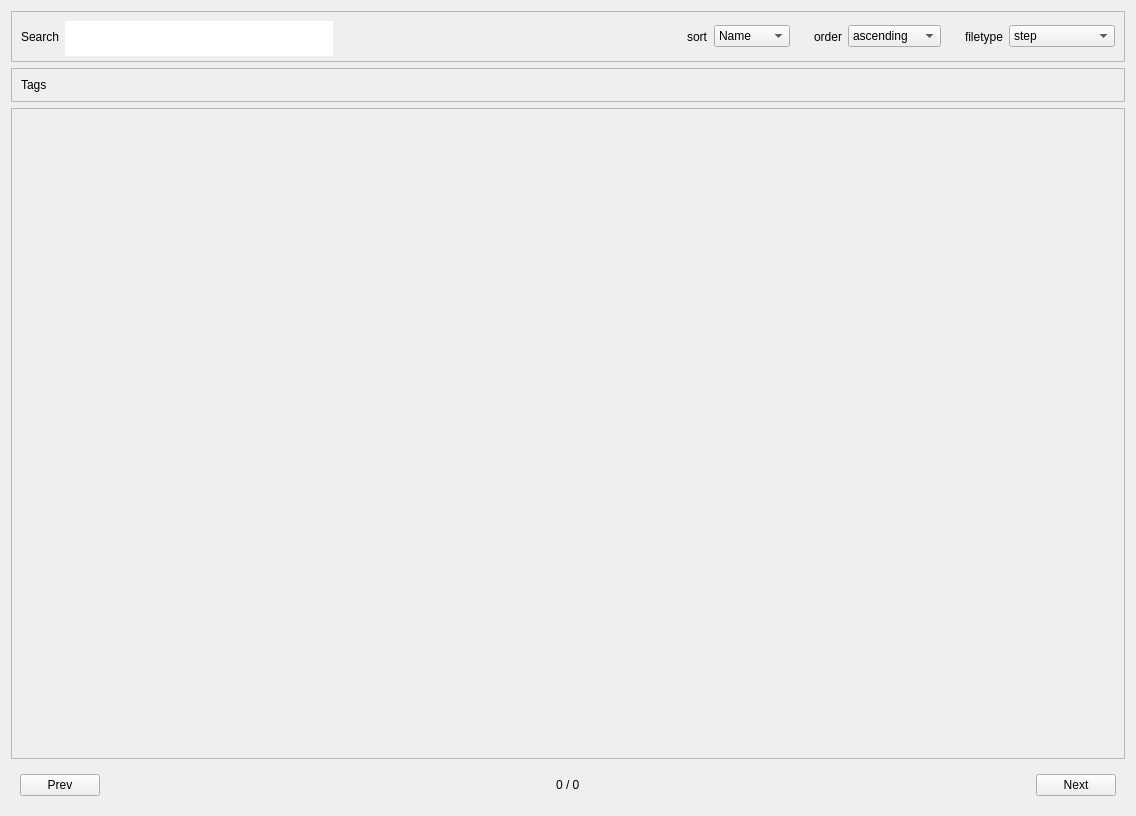
<?xml version="1.0" encoding="UTF-8"?>
<ui version="4.0">
 <class>gridView</class>
 <widget class="QWidget" name="gridView">
  <property name="geometry">
   <rect>
    <x>0</x>
    <y>0</y>
    <width>1136</width>
    <height>816</height>
   </rect>
  </property>
  <property name="windowTitle">
   <string>Form</string>
  </property>
  <layout class="QVBoxLayout" name="verticalLayout">
   <item>
    <widget class="QFrame" name="titleFrame">
     <property name="maximumSize">
      <size>
       <width>16777215</width>
       <height>51</height>
      </size>
     </property>
     <property name="frameShape">
      <enum>QFrame::StyledPanel</enum>
     </property>
     <property name="frameShadow">
      <enum>QFrame::Raised</enum>
     </property>
     <layout class="QHBoxLayout" name="horizontalLayout_7">
      <property name="leftMargin">
       <number>0</number>
      </property>
      <property name="topMargin">
       <number>0</number>
      </property>
      <property name="rightMargin">
       <number>0</number>
      </property>
      <property name="bottomMargin">
       <number>0</number>
      </property>
      <item>
       <widget class="QWidget" name="searchWidget" native="true">
        <layout class="QHBoxLayout" name="horizontalLayout_2">
         <item>
          <widget class="QLabel" name="searchLabel">
           <property name="sizePolicy">
            <sizepolicy hsizetype="Maximum" vsizetype="Preferred">
             <horstretch>0</horstretch>
             <verstretch>0</verstretch>
            </sizepolicy>
           </property>
           <property name="text">
            <string>Search</string>
           </property>
          </widget>
         </item>
         <item>
          <widget class="QLineEdit" name="searchLineEdit">
           <property name="sizePolicy">
            <sizepolicy hsizetype="Expanding" vsizetype="Expanding">
             <horstretch>0</horstretch>
             <verstretch>0</verstretch>
            </sizepolicy>
           </property>
           <property name="minimumSize">
            <size>
             <width>0</width>
             <height>35</height>
            </size>
           </property>
           <property name="styleSheet">
            <string notr="true">border: 0px ;
</string>
           </property>
          </widget>
         </item>
        </layout>
       </widget>
      </item>
      <item>
       <spacer name="horizontalSpacer">
        <property name="orientation">
         <enum>Qt::Horizontal</enum>
        </property>
        <property name="sizeHint" stdset="0">
         <size>
          <width>40</width>
          <height>20</height>
         </size>
        </property>
       </spacer>
      </item>
      <item>
       <widget class="QWidget" name="sortWidget" native="true">
        <layout class="QHBoxLayout" name="horizontalLayout_4">
         <item>
          <widget class="QLabel" name="sortLabel">
           <property name="sizePolicy">
            <sizepolicy hsizetype="Maximum" vsizetype="Preferred">
             <horstretch>0</horstretch>
             <verstretch>0</verstretch>
            </sizepolicy>
           </property>
           <property name="text">
            <string>sort</string>
           </property>
          </widget>
         </item>
         <item>
          <widget class="QComboBox" name="sortComboBox">
           <item>
            <property name="text">
             <string>Name</string>
            </property>
           </item>
           <item>
            <property name="text">
             <string>Created</string>
            </property>
           </item>
           <item>
            <property name="text">
             <string>Updated</string>
            </property>
           </item>
           <item>
            <property name="text">
             <string>Rating</string>
            </property>
           </item>
          </widget>
         </item>
        </layout>
       </widget>
      </item>
      <item>
       <widget class="QWidget" name="orderWidget" native="true">
        <layout class="QHBoxLayout" name="horizontalLayout_3">
         <item>
          <widget class="QLabel" name="orderLabel">
           <property name="sizePolicy">
            <sizepolicy hsizetype="Maximum" vsizetype="Preferred">
             <horstretch>0</horstretch>
             <verstretch>0</verstretch>
            </sizepolicy>
           </property>
           <property name="text">
            <string>order</string>
           </property>
          </widget>
         </item>
         <item>
          <widget class="QComboBox" name="orderComboBox">
           <item>
            <property name="text">
             <string>ascending</string>
            </property>
           </item>
           <item>
            <property name="text">
             <string>descending</string>
            </property>
           </item>
          </widget>
         </item>
        </layout>
       </widget>
      </item>
      <item>
       <widget class="QWidget" name="fileTypeWidget" native="true">
        <layout class="QHBoxLayout" name="horizontalLayout_11">
         <item>
          <widget class="QLabel" name="fileTypeLabel">
           <property name="sizePolicy">
            <sizepolicy hsizetype="Maximum" vsizetype="Preferred">
             <horstretch>0</horstretch>
             <verstretch>0</verstretch>
            </sizepolicy>
           </property>
           <property name="text">
            <string>filetype</string>
           </property>
          </widget>
         </item>
         <item>
          <widget class="CheckableComboBox" name="fileTypeComboBox">
           <property name="minimumSize">
            <size>
             <width>106</width>
             <height>0</height>
            </size>
           </property>
           <property name="editable">
            <bool>false</bool>
           </property>
           <item>
            <property name="text">
             <string>step</string>
            </property>
           </item>
           <item>
            <property name="text">
             <string>fcstd</string>
            </property>
           </item>
           <item>
            <property name="text">
             <string>fcstd1</string>
            </property>
           </item>
           <item>
            <property name="text">
             <string>stl</string>
            </property>
           </item>
           <item>
            <property name="text">
             <string>stp</string>
            </property>
           </item>
          </widget>
         </item>
        </layout>
       </widget>
      </item>
     </layout>
    </widget>
   </item>
   <item>
    <widget class="QFrame" name="titleFrame_2">
     <property name="maximumSize">
      <size>
       <width>16777215</width>
       <height>51</height>
      </size>
     </property>
     <property name="frameShape">
      <enum>QFrame::StyledPanel</enum>
     </property>
     <property name="frameShadow">
      <enum>QFrame::Raised</enum>
     </property>
     <layout class="QHBoxLayout" name="horizontalLayout_8">
      <property name="leftMargin">
       <number>0</number>
      </property>
      <property name="topMargin">
       <number>0</number>
      </property>
      <property name="rightMargin">
       <number>0</number>
      </property>
      <property name="bottomMargin">
       <number>0</number>
      </property>
      <item>
       <widget class="QWidget" name="tagBarWidget" native="true">
        <layout class="QHBoxLayout" name="horizontalLayout_5">
         <item>
          <widget class="QLabel" name="tagBarLabel">
           <property name="sizePolicy">
            <sizepolicy hsizetype="Maximum" vsizetype="Preferred">
             <horstretch>0</horstretch>
             <verstretch>0</verstretch>
            </sizepolicy>
           </property>
           <property name="text">
            <string>Tags</string>
           </property>
          </widget>
         </item>
         <item>
          <widget class="TagBar" name="tagBar" native="true">
           <property name="sizePolicy">
            <sizepolicy hsizetype="Expanding" vsizetype="Preferred">
             <horstretch>0</horstretch>
             <verstretch>0</verstretch>
            </sizepolicy>
           </property>
          </widget>
         </item>
        </layout>
       </widget>
      </item>
      <item>
       <spacer name="horizontalSpacer_2">
        <property name="orientation">
         <enum>Qt::Horizontal</enum>
        </property>
        <property name="sizeHint" stdset="0">
         <size>
          <width>40</width>
          <height>20</height>
         </size>
        </property>
       </spacer>
      </item>
     </layout>
    </widget>
   </item>
   <item>
    <widget class="QScrollArea" name="scrollArea">
     <property name="widgetResizable">
      <bool>true</bool>
     </property>
     <widget class="GridItemWidget" name="scrollAreaContentItemsWidget">
      <property name="geometry">
       <rect>
        <x>0</x>
        <y>0</y>
        <width>1120</width>
        <height>651</height>
       </rect>
      </property>
     </widget>
    </widget>
   </item>
   <item>
    <widget class="QWidget" name="bottomBar" native="true">
     <layout class="QHBoxLayout" name="horizontalLayout">
      <item>
       <widget class="QPushButton" name="prevButton">
        <property name="text">
         <string>Prev</string>
        </property>
       </widget>
      </item>
      <item>
       <spacer name="horizontalSpacer_3">
        <property name="orientation">
         <enum>Qt::Horizontal</enum>
        </property>
        <property name="sizeHint" stdset="0">
         <size>
          <width>40</width>
          <height>20</height>
         </size>
        </property>
       </spacer>
      </item>
      <item>
       <widget class="QLabel" name="pageLable">
        <property name="text">
         <string>0 / 0</string>
        </property>
       </widget>
      </item>
      <item>
       <spacer name="bottomBarSpacer">
        <property name="orientation">
         <enum>Qt::Horizontal</enum>
        </property>
        <property name="sizeHint" stdset="0">
         <size>
          <width>40</width>
          <height>20</height>
         </size>
        </property>
       </spacer>
      </item>
      <item>
       <widget class="QPushButton" name="nextButton">
        <property name="text">
         <string>Next</string>
        </property>
       </widget>
      </item>
     </layout>
    </widget>
   </item>
  </layout>
 </widget>
 <customwidgets>
  <customwidget>
   <class>GridItemWidget</class>
   <extends>QWidget</extends>
   <header location="global">src/interface/widgets</header>
   <container>1</container>
  </customwidget>
  <customwidget>
   <class>CheckableComboBox</class>
   <extends>QComboBox</extends>
   <header location="global">src/interface/widgets</header>
  </customwidget>
  <customwidget>
   <class>TagBar</class>
   <extends>QWidget</extends>
   <header location="global">src/interface/widgets</header>
   <container>1</container>
  </customwidget>
 </customwidgets>
 <resources/>
 <connections/>
</ui>
